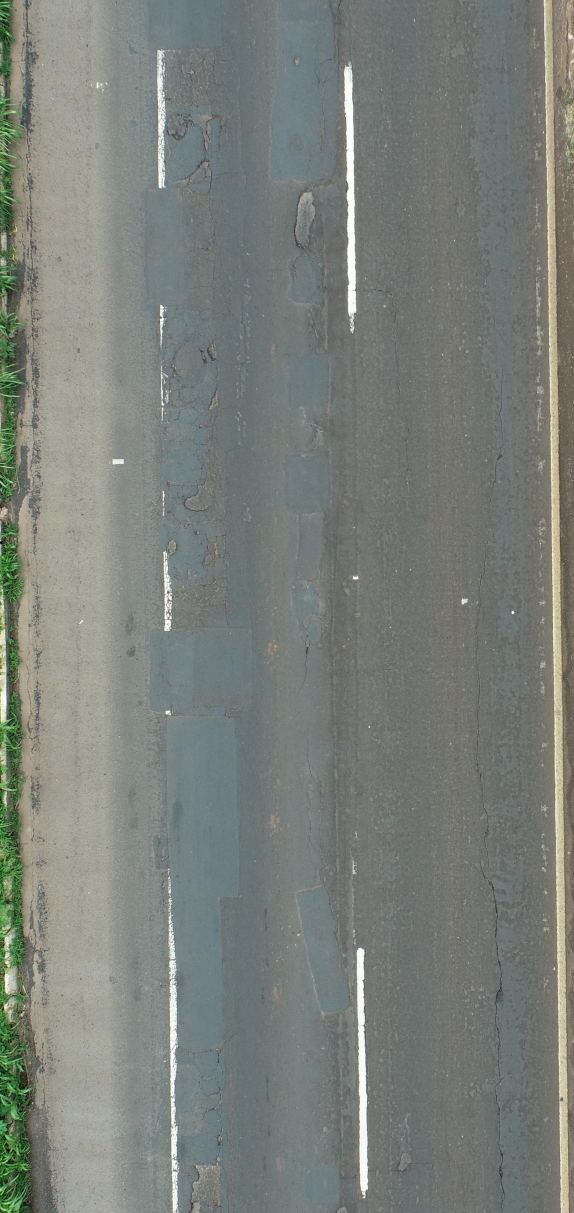
%> input picture Trincas contraste/Fotos/DJI_0444.JPG, 1721 x 3639 px (shown at 1/3 size)
$ octave Detector_contraste.m   (GNU Octave 9; MATLAB toolbox functions it lacks are replaced by stand-ins)
%> lines starting %> are read from the running program, lines starting %| are printed output that depends on the picture; in (x1, y1, x2, y2) boxes, pixels count from 0 and x2, y2 are one past the last pixel; in counts of white or black regions, pixels touching at a corner belong together; the program's own positions count from 1
clc; clear; close all;

%% Carregar e redimensionar imagem
I = imread('Fotos/DJI_0444.jpg');
% I = imresize(I, 2, 'bicubic');  % Aumenta a resolução (se necessário)

% Definir parâmetros
blockSize = [100, 200];  % Tamanho dos blocos
[height, width, ~] = size(I);
%> height = 3639; width = 1721
resultados = cell(ceil(height / blockSize(1)), ceil(width / blockSize(2)));

%% Processar cada bloco
se = strel('line', 11, 0);  % Horizontal

for row = 1:blockSize(1):height
    for col = 1:blockSize(2):width
        rowEnd = min(row + blockSize(1) - 1, height);
        colEnd = min(col + blockSize(2) - 1, width);
        block = I(row:rowEnd, col:colEnd, :);
        % figure(2), imshow(block);

        % Processamento da imagem
        Igray = rgb2gray(block);
        Istrech = adapthisteq(Igray); % Melhor ajuste de contraste
        K = medfilt2(Istrech, [1 2]); % Filtro de mediana na horizontal

        % Aplicar bot-hat
        bothatimg = imbothat(K, se);

        % Binarização adaptativa
        T = graythresh(bothatimg);
        BW = imbinarize(bothatimg, T);

        % Remover ruídos pequenos
        minSize = round(numel(BW) * 0.005);
        BW2 = bwareaopen(BW, minSize);

        % Afinar a segmentação
        BW3 = bwmorph(BW2, 'thin', Inf);

        % Remover componentes majoritariamente horizontais
        CC = bwconncomp(BW3);
        stats = regionprops(CC, 'BoundingBox');
        maskFiltered = false(size(BW3));

        for k = 1:CC.NumObjects
            bbox = stats(k).BoundingBox;
            width_comp = bbox(3);
            height_comp = bbox(4);

            if height_comp >= 3 * width_comp  % Manter se o comprimento for 3 vezes maior verticalmente
                maskFiltered(CC.PixelIdxList{k}) = true;
            end
        end

        BW4 = maskFiltered;

        % Armazenar o resultado
        blockRow = ceil(row / blockSize(1));
        blockCol = ceil(col / blockSize(2));
        resultados{blockRow, blockCol} = BW4;
    end
end
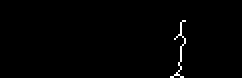
%> maskFiltered: size 39x121 logical (shown 2 times larger); 0.81% white in thin lines or dots, all inside (x1, y1, x2, y2) = (85, 10, 93, 39)
%> after the loop, resultados = 333 items

% Recombinar os blocos processados
resultado_final = false(height, width);
for row = 1:blockSize(1):height
    for col = 1:blockSize(2):width
        rowEnd = min(row + blockSize(1) - 1, height);
        colEnd = min(col + blockSize(2) - 1, width);

        blockRow = ceil(row / blockSize(1));
        blockCol = ceil(col / blockSize(2));

        resultado_final(row:rowEnd, col:colEnd) = resultados{blockRow, blockCol};
    end
end
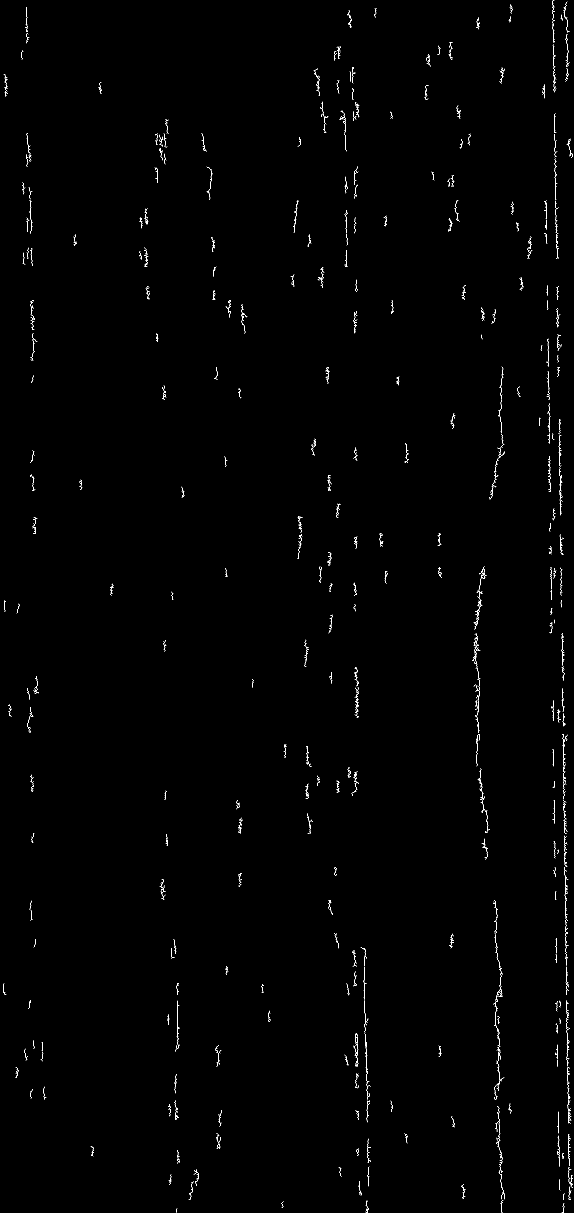
%> resultado_final: size 3639x1721 logical (shown at 1/3 size); 0.4% white in thin lines or dots

%% Mesclar imagem inicial com o resultado final
I_highlighted = I;
mascara = resultado_final;

% Destacar pixels da máscara em laranja
I_highlighted(repmat(mascara, [1, 1, 3])) = 0;
I_highlighted(:, :, 1) = I_highlighted(:, :, 1) + uint8(mascara) * 255; % Vermelho
I_highlighted(:, :, 2) = I_highlighted(:, :, 2) + uint8(mascara) * 128; % Verde

%% Mostrar resultado final
figure(3), imshow(I_highlighted);
title('Imagem com Rachaduras Verticais Destacadas em Laranja');

%% Salvar imagem final com nome incremental
outputPath = 'Resultado';
fileList = dir(fullfile(outputPath, '*.jpg'));

numeros = [];
for i = 1:length(fileList)
    [~, name, ~] = fileparts(fileList(i).name);
    num = str2double(name);
    if ~isnan(num)
        numeros = [numeros, num];
    end
end

if isempty(numeros)
    novoNumero = 1;
else
    novoNumero = max(numeros) + 1;
end

fileName = sprintf('%04d.jpg', novoNumero);
imwrite(I_highlighted, fullfile(outputPath, fileName));
disp(['Imagem salva com sucesso como: ' fullfile(outputPath, fileName)]);
